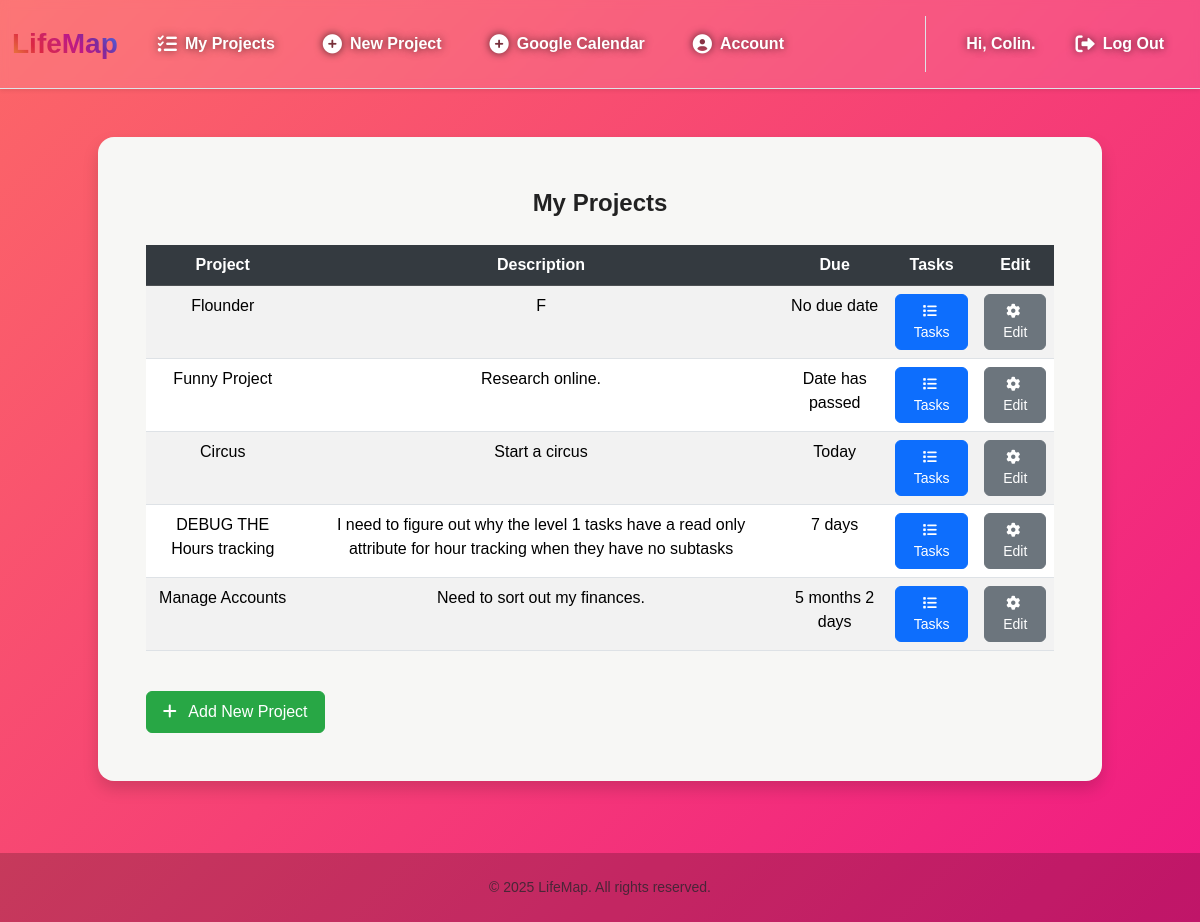
The page /projects (signed in) on the database as committed earlier.
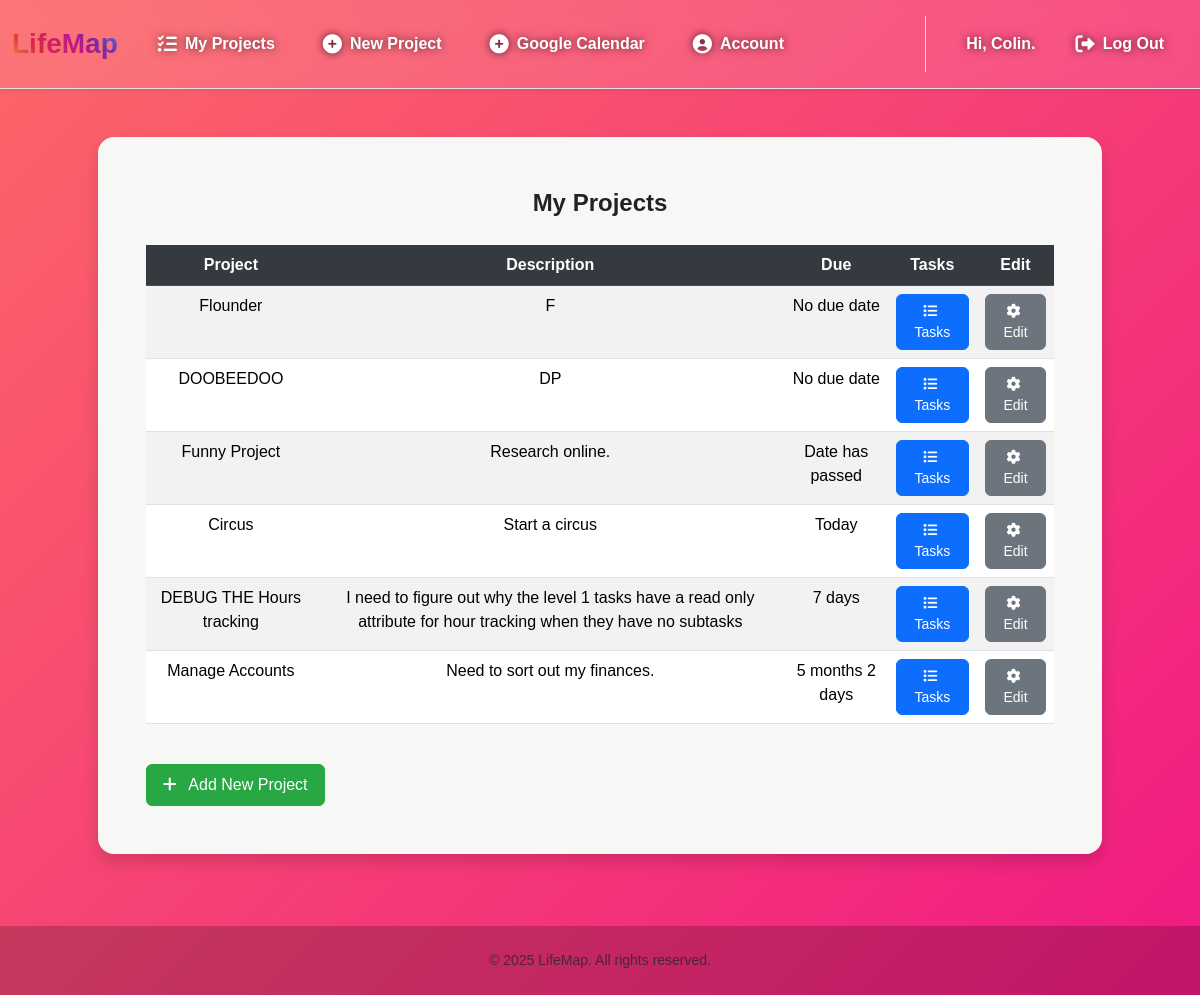
The same page on the database as committed later.
### tables this page shows
CREATE TABLE users (
    user_id INTEGER PRIMARY KEY AUTOINCREMENT,
    username TEXT NOT NULL UNIQUE,
    email TEXT UNIQUE,
    password_hash TEXT NOT NULL
, google_token TEXT);

CREATE TABLE projects (
    project_id INTEGER PRIMARY KEY AUTOINCREMENT,
    user_id INTEGER NOT NULL,
    name TEXT NOT NULL,
    description TEXT,
    start_date TEXT,
    end_date TEXT,
    FOREIGN KEY (user_id) REFERENCES users (user_id)
);

### app.py (the view)
@app.route("/projects", methods=["GET", "POST"])
@login_required
def projects_list():
    if request.method == "GET":
        conn = get_db()
        cursor = conn.cursor()
        user_id = session["user_id"]
        cursor.execute(
            """SELECT * FROM projects WHERE user_id = ? ORDER BY end_date ASC""", (user_id,))
        rows = [dict(row) for row in cursor.fetchall()]
        for row in rows:
            row["readable_due_date"] = format_date_difference(row["end_date"])
        return render_template(
            "projects.html",
            projects=rows,
            username=get_username(user_id))
    else:
        return error_page("Request Error, Only GET requests accepted.", 403)

### app.py (called while the page is built)
@app.after_request
def after_request(response):
    response.headers["Cache-Control"] = "no-cache, no-store, must-revalidate"
    response.headers["Expires"] = 0
    response.headers["Pragma"] = "no-cache"
    return response

### help.py (called while the page is built)
def get_db():
    if 'lifemap_db' not in g:
        g.lifemap_db = sqlite3.connect("LifeMap.db")
        g.lifemap_db.row_factory = sqlite3.Row
    return g.lifemap_db

def login_required(f):
    @wraps(f)
    def decorated_function(*args, **kwargs):
        if session.get("user_id") is None:
            return redirect("/login")
        return f(*args, **kwargs)
    return decorated_function

def get_username(user_id):
    conn = get_db()
    cursor = conn.cursor()
    cursor.execute("""SELECT username FROM users WHERE user_id = ?""", (user_id,))
    username_row = cursor.fetchone()
    return username_row[0] if username_row else None

def format_date_difference(target_date_str: str) -> str:
    if not target_date_str: return "No due date"
    target_date = date.fromisoformat(target_date_str)
    today = date.today()
    delta = relativedelta(target_date, today)
    if target_date < today: return "Date has passed"
    parts = []
    if delta.years: parts.append(f"{delta.years} year{'s' if delta.years != 1 else ''}")
    if delta.months: parts.append(f"{delta.months} month{'s' if delta.months != 1 else ''}")
    if delta.days: parts.append(f"{delta.days} day{'s' if delta.days != 1 else ''}")
    return " ".join(parts) or "Today"

### templates/projects.html (shortened to what this page needs)
{% extends "layout.html" %}
{% block username %}
    <div class="username fs-6 fw-bold">Hi, {{username}}.</div>
{% endblock %}
{% block main %}
    <div class="mb-4 shadow rounded-4 p-5 mx-auto" style="background-color: #f7f7f5 !important; max-width: 90%; width: 100%;">
        <div class="fs-4 fw-bold mb-4 text-center">
            My Projects
        </div>
        <div class="table-responsive">
            <table class="table table-hover table-striped">
                <thead class="table-dark">
                    <tr>
                        <th scope="col">Project</th>
                        <th scope="col">Description</th>
                        <th scope="col">Due</th>
                        <th scope="col">Tasks</th>
                        <th scope="col">Edit</th>
                    </tr>
                </thead>
                <tbody>
                    {% for row in projects %}
                    <tr>
                        <td> {{ row["name"] }} </td>
                        <td> {{ row["description"] }} </td>
                        {% if row["readable_due_date"] in this_week %}
                        <td><b style="color:red;"> {{ row["readable_due_date"]}}</b><td>
                        {% else %}
                        <td> {{ row["readable_due_date"]}}<td>
                        {% endif %}
                            <button class="details-button btn btn-sm btn-primary" data-project-id="{{ row["project_id"] }}">
                                <i class="fa-solid fa-list me-1"></i> Tasks
                            </button>
                        </td>
                        <td>
                            <button class="edit-button btn btn-sm btn-secondary" data-project-id="{{ row["project_id"] }}">
                                <i class="fa-solid fa-gear me-1"></i> Edit
                            </button>
                        </td>
                    </tr>
                    {% endfor %}
                </tbody>
            </table>
        </div>
        <div class="d-flex justify-content-left mt-4">
            <a href="/newProject" class="btn btn-new-project">
                <i class="fa-solid fa-plus me-2"></i> Add New Project
            </a>
        </div>
    </div>
{% endblock %}

### templates/layout.html (shortened to what this page needs)
<!DOCTYPE html>
<html lang="en">
<head>
    <link href="https://cdn.jsdelivr.net/npm/bootstrap@5.3.3/dist/css/bootstrap.min.css" rel="stylesheet" xintegrity="sha384-QWTKZyjpPEjISv5WaRU9OFeRpok6YctnYmDr5pNlyT2bRjXh0JMhjY6hW+ALEwIH">
    <link href="https://cdnjs.cloudflare.com/ajax/libs/font-awesome/6.0.0-beta3/css/all.min.css" rel="stylesheet">
    <link rel="stylesheet" href="{{ url_for('static', filename='css/layout2.css') }}">
</head>
<body id="bg" class="d-flex flex-column min-vh-100">
    <nav id="bgg" class="navbar navbar-expand-md navbar-light shadow-sm border-bottom py-3 sticky-top">
        <div class="container-fluid">
            <a class="navbar-brand text-gradient fs-3 fw-bolder" href="/">
                LifeMap
            </a>
            <div class="collapse navbar-collapse" id="navbarCollapse">
                {% if session["user_id"] %}
                    <ul class="navbar-nav me-auto mb-2 mb-md-0">
                        <li class="nav-item"><a class="nav-link text-dark py-2 px-3 d-flex align-items-center" href="/projects"><i class="fas fa-list-check me-2"></i> My Projects</a></li>
                        <li class="nav-item"><a class="nav-link text-dark py-2 px-3 d-flex align-items-center" href="/newProject"><i class="fas fa-plus-circle me-2"></i> New Project</a></li>
                        <li class="nav-item"><a class="nav-link text-dark py-2 px-3 d-flex align-items-center" href="/calendar"><i class="fas fa-plus-circle me-2"></i> Google Calendar</a></li>
                        <li class="nav-item"><a class="nav-link text-dark py-2 px-3 d-flex align-items-center" href="/account"><i class="fas fa-user-circle me-2"></i> Account</a></li>
                    </ul>
                    <ul class="navbar-nav ms-auto mb-2 mb-md-0 border-start border-md-0 border-gray-200 ps-md-4">
                        <li class="py-2 px-3 d-flex align-items-center" style="color: #ffff">{% block username %}{% endblock%}</li>
                        <li class="nav-item"><a class="nav-link text-danger py-2 px-3 d-flex align-items-center" href="/logout"><i class="fas fa-sign-out-alt me-2"></i> Log Out</a></li>
                    </ul>
                {% endif %}
            </div>
        </div>
    </nav>
    <main class="flex-grow-1 container-xl py-5 text-center">
        {% block main %}{% endblock %}
    </main>
    <footer id="bg" class="mt-auto py-4 text-center text-muted small">
        &copy; 2025 LifeMap. All rights reserved.
    </footer>
</body>
</html>

### static/css/layout2.css (style rules this page uses)
body { font-family: 'Poppins', sans-serif; background: linear-gradient(-45deg, #6a11cb, #2575fc, #ec008c, #fc6767); background-size: 400% 400%; animation: gradientBG 25s ease infinite; color: #222; display: flex; flex-direction: column; min-height: 100vh; }
.navbar { background: rgba(255, 255, 255, 0.1); backdrop-filter: blur(4px); border-bottom: 1px solid rgba(255, 255, 255, 0.2); box-shadow: 0 8px 32px 0 rgba(31, 38, 135, 0.37); }
.navbar-brand { font-weight: 700; font-size: 2rem; background: -webkit-linear-gradient(45deg, #f09433, #e6683c, #dc2743, #cc2366, #bc1888, #7a2c9e, #4f5bd5, #1a92d8); -webkit-background-clip: text; -webkit-text-fill-color: transparent; }
.nav-link { color: #fff !important; font-weight: 600; transition: all 0.3s ease; padding: 1rem 1.5rem !important; border-radius: 50px; text-shadow: 0px 0px 8px rgba(0, 0, 0, 0.7); }
.nav-link i { margin-right: 0.75rem; font-size: 1.2rem; }
footer { background: rgba(0, 0, 0, 0.2); color: rgba(255, 255, 255, 0.7); }
.username { text-shadow: 0px 0px 8px rgba(0, 0, 0, 0.7); }

### templates/projects.html (style rules this page uses)
.btn { border-radius: 0.375rem; font-weight: 500; transition: all 0.2s ease-in-out; padding: 0.375rem 0.75rem; font-size: 0.875rem; }
.btn-primary { background-color: #0d6efd; border-color: #0d6efd; color: white; }
.btn-secondary { background-color: #6c757d; border-color: #6c757d; color: white; }
.table-dark th { background-color: #343a40; color: white; }
.btn-new-project { background-color: #28a745; border-color: #28a745; color: white; padding: 0.5rem 1rem; font-size: 1rem; }

Rows that differ between the two databases and show on the page:
added projects: name "DOOBEEDOO", description "DP", readable_due_date "No due date"
